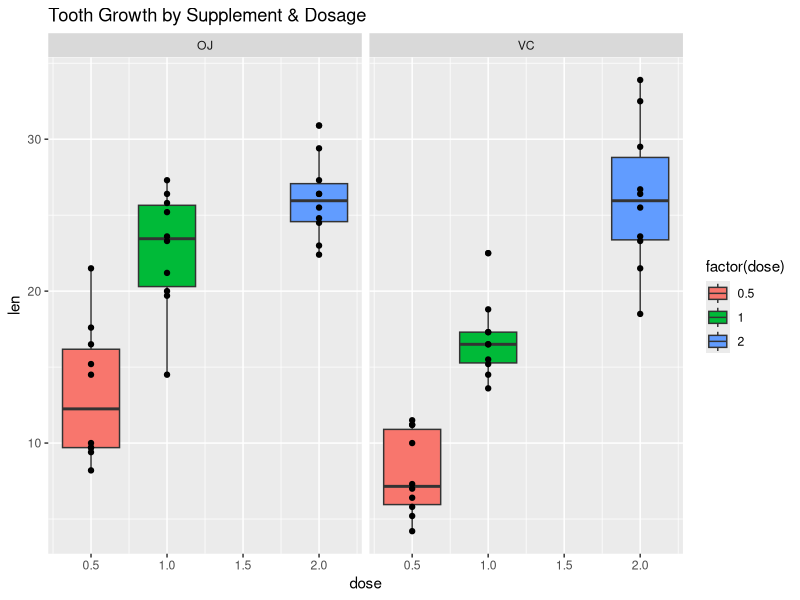

Here is the R script that generated this plot:
## ---- chunk 1
#Loading the ToothGrowth dataset
library(datasets)
data(ToothGrowth)

# Fetching the first few rows
head(ToothGrowth)

# Summarizing the dataset
summary(ToothGrowth)

## ---- chunk 2
unique(ToothGrowth$supp)
unique(ToothGrowth$dose)
## ---- chunk 3
library(ggplot2)
tg_supp_dose <- ggplot(ToothGrowth, aes(x=dose, y=len)) 
tg_supp_dose <- tg_supp_dose + geom_boxplot(aes(fill=factor(dose)))
tg_supp_dose <- tg_supp_dose + geom_point()
tg_supp_dose <- tg_supp_dose + facet_grid(.~supp)
tg_supp_dose <- tg_supp_dose + ggtitle("Tooth Growth by Supplement & Dosage")
tg_supp_dose
